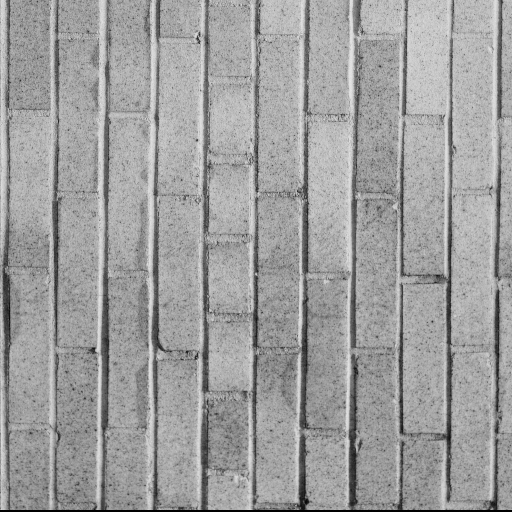
#> input picture Horizontal texture features/textures/1.1.12.tiff, 512 x 512 px, found by its file name
$ python playground_1.py
#> lines starting #> are read from the running program, lines starting #| are printed output that depends on the picture
import cv2
import math
import numpy as np
from scipy import signal
from tqdm import tqdm
import matplotlib.pyplot as plt


def horizontal_textures(file_path, intensity_factor):

#> called with file_path = 'textures\\1.1.12.tiff', intensity_factor = 2
    image = cv2.imread(file_path, cv2.IMREAD_GRAYSCALE)
#> image is the input picture: shape (512, 512); min 0, max 227, mean 158.2

    kernel_horizontal = np.array([[0, 0, 0],
                       [2, -4, 2],
                       [0, 0, 0]]) * intensity_factor

    kernel_vertical = np.array([[0, 2, 0],
                       [0, -4, 0],
                       [0, 2, 0]]) * intensity_factor

    kernel_diagonal = np.array([[1, 0, 1],
                       [0, -4, 0],
                       [1, 0, 1]]) * intensity_factor
    kernel_laplacian = np.array([[1, 1, 1],
                       [1, -8, 1],
                       [1, 1, 1]]) * (intensity_factor / 2)
    kernel_average = np.array([[1, 1, 1],
                               [1, 1, 1],
                               [1, 1, 1]]) / 9
    # kernel_average_2_by_2 = np.array([[1, 1],
    #                                   [1, 1]]) / 4


    output_kernel_horizontal = signal.correlate2d(image, kernel_horizontal) + 100
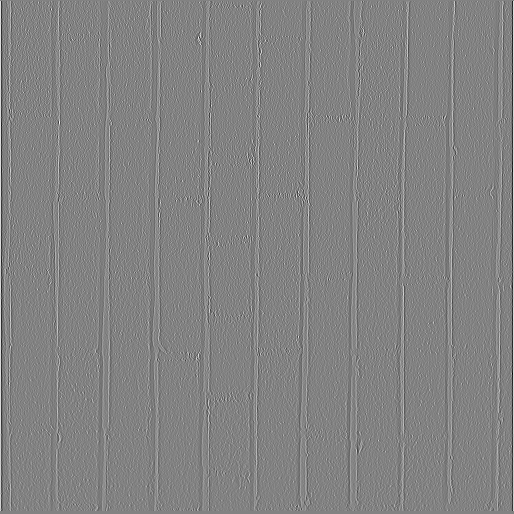
#> output_kernel_horizontal: shape (514, 514) int64; min -940, max 1088, mean 100; drawn with min black and max white
    output_kernel_horizontal_averaged = signal.correlate2d(output_kernel_horizontal, kernel_average)
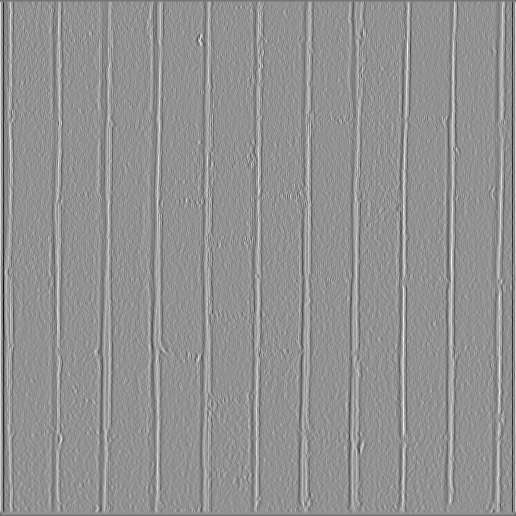
#> output_kernel_horizontal_averaged: shape (516, 516) float64; min -241.8, max 354.7, mean 99.2; drawn with min black and max white
    output_kernel_diagonal = signal.correlate2d(image, kernel_diagonal) + 100
    output_kernel_vertical = signal.correlate2d(image, kernel_vertical) + 100
    output_kernel_laplacian = signal.correlate2d(image, kernel_laplacian) + 100

    difference = output_kernel_laplacian - output_kernel_vertical + 100

    difference_averaged = signal.correlate2d(difference, kernel_average)


    fig1 = plt.figure(figsize=(9, 10))
    fig1.suptitle('Original Image', fontname='Times New Roman', fontweight="bold")

    ax1 = plt.subplot(3, 2, 1)
    plt.imshow(image, cmap='gray', vmax=255, vmin=0)
    plt.title(f'Image', fontname='Times New Roman', fontweight="bold")

    ax2 = plt.subplot(3, 2, 2, sharex=ax1, sharey=ax1)
    plt.imshow(output_kernel_horizontal, cmap='gray', vmax=255, vmin=0)
    plt.title(f'Output of horizontal kernel', fontname='Times New Roman', fontweight="bold")

    ax3 = plt.subplot(3, 2, 3, sharex=ax1, sharey=ax1)
    plt.imshow(output_kernel_vertical, cmap='gray', vmax=255, vmin=0)
    plt.title(f'Output of vertical kernel', fontname='Times New Roman', fontweight="bold")

    ax4 = plt.subplot(3, 2, 4, sharex=ax1, sharey=ax1)
    plt.imshow(output_kernel_laplacian, cmap='gray', vmax=255, vmin=0)
    plt.title(f'Output of Laplacian kernel', fontname='Times New Roman', fontweight="bold")

    ax5 = plt.subplot(3, 2, 5, sharex=ax1, sharey=ax1)
    plt.imshow(difference, cmap='gray', vmax=255, vmin=0)
    plt.title(f'Laplacian minus vertical', fontname='Times New Roman', fontweight="bold")

    ax6 = plt.subplot(3, 2, 6, sharex=ax1, sharey=ax1)
    plt.imshow(output_kernel_horizontal_averaged, cmap='gray', vmax=255, vmin=0)
    plt.title(f'Horizontal - Averaged', fontname='Times New Roman', fontweight="bold")

    plt.tight_layout()


    '''Blur'''

    image = signal.correlate2d(image, kernel_average)
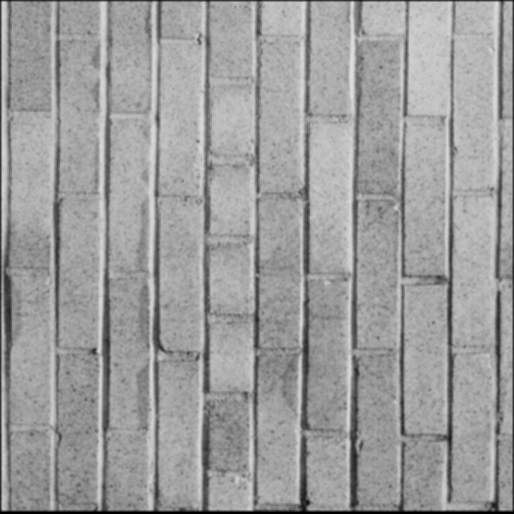
#> image: shape (514, 514) float64; min 0, max 223.8, mean 157


    output_kernel_horizontal = signal.correlate2d(image, kernel_horizontal) + 100
#> output_kernel_horizontal: shape (516, 516) float64
    output_kernel_diagonal = signal.correlate2d(image, kernel_diagonal) + 100
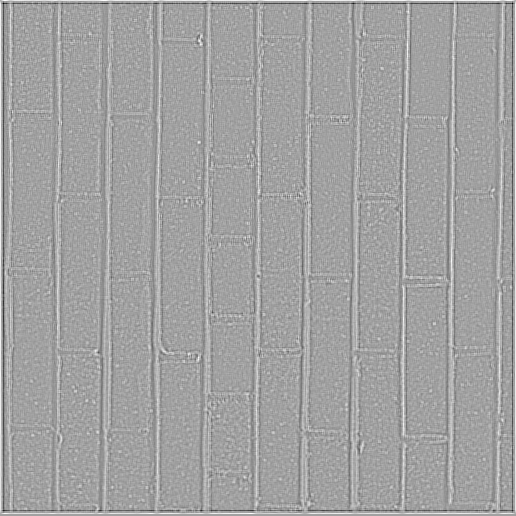
#> output_kernel_diagonal: shape (516, 516) float64; min -384.2, max 379.6, mean 100; drawn with min black and max white
    output_kernel_vertical = signal.correlate2d(image, kernel_vertical) + 100
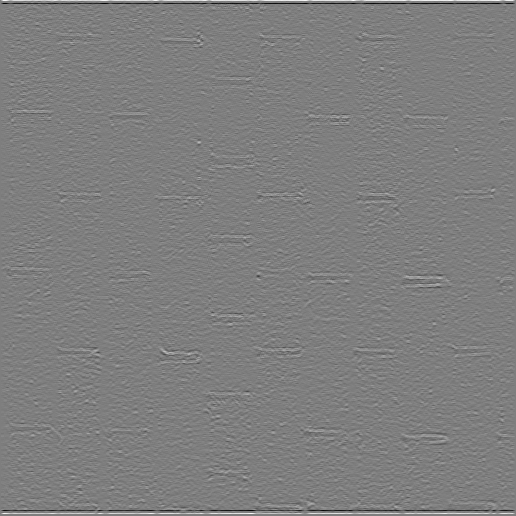
#> output_kernel_vertical: shape (516, 516) float64; min -190.7, max 393.8, mean 100; drawn with min black and max white
    output_kernel_laplacian = signal.correlate2d(image, kernel_laplacian) + 100
#> output_kernel_laplacian: shape (516, 516) float64

    difference = output_kernel_laplacian - output_kernel_vertical + 100
#> difference: shape (516, 516) float64

    difference_averaged = signal.correlate2d(difference, kernel_average)
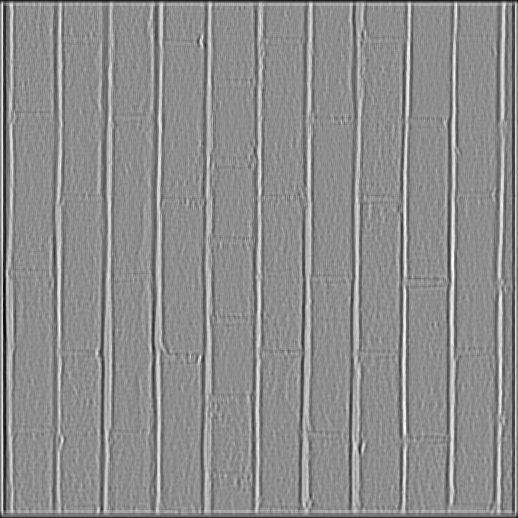
#> difference_averaged: shape (518, 518) float64; min -10.64, max 188.3, mean 99.2; drawn with min black and max white

    fig2 = plt.figure(figsize=(9, 10))
    fig2.suptitle('Blurred Image', fontname='Times New Roman', fontweight="bold")

    ax1 = plt.subplot(3, 2, 1)
    plt.imshow(image, cmap='gray', vmax=255, vmin=0)
    plt.title(f'Blurred Image', fontname='Times New Roman', fontweight="bold")

    ax2 = plt.subplot(3, 2, 2, sharex=ax1, sharey=ax1)
    plt.imshow(output_kernel_horizontal, cmap='gray', vmax=255, vmin=0)
    plt.title(f'Output of horizontal kernel', fontname='Times New Roman', fontweight="bold")

    ax3 = plt.subplot(3, 2, 3, sharex=ax1, sharey=ax1)
    plt.imshow(output_kernel_vertical, cmap='gray', vmax=255, vmin=0)
    plt.title(f'Output of vertical kernel', fontname='Times New Roman', fontweight="bold")

    ax4 = plt.subplot(3, 2, 4, sharex=ax1, sharey=ax1)
    plt.imshow(output_kernel_laplacian, cmap='gray', vmax=255, vmin=0)
    plt.title(f'Output of Laplacian kernel', fontname='Times New Roman', fontweight="bold")

    ax5 = plt.subplot(3, 2, 5, sharex=ax1, sharey=ax1)
    plt.imshow(difference, cmap='gray', vmax=255, vmin=0)
    plt.title(f'Laplacian minus vertical', fontname='Times New Roman', fontweight="bold")


    plt.tight_layout()
    plt.show()


if __name__ == '__main__':
    file_path = r'textures\1.1.12.tiff'
    horizontal_textures(file_path, 2)

$ run again, with Horizontal texture features/textures/1.1.01.tiff copied over Horizontal texture features/textures/1.1.12.tiff
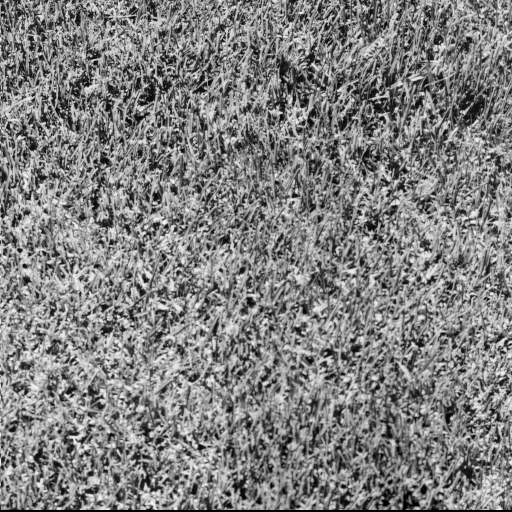
#> input picture Horizontal texture features/textures/1.1.01.tiff, 512 x 512 px, found by its file name
#> in horizontal_textures, image is the input picture: shape (512, 512); min 0, max 247, mean 128.7
#> image: shape (514, 514) float64
#> in horizontal_textures, `output_kernel_vertical = signal.correlate2d(image, kernel_vertical) + ..`:
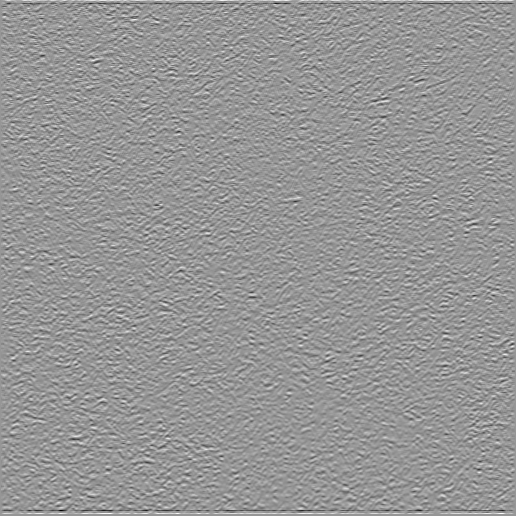
#> output_kernel_vertical: shape (516, 516) float64; min -355.1, max 418.2, mean 100; drawn with min black and max white
#> in horizontal_textures, `difference_averaged = signal.correlate2d(difference, kernel_average)`:
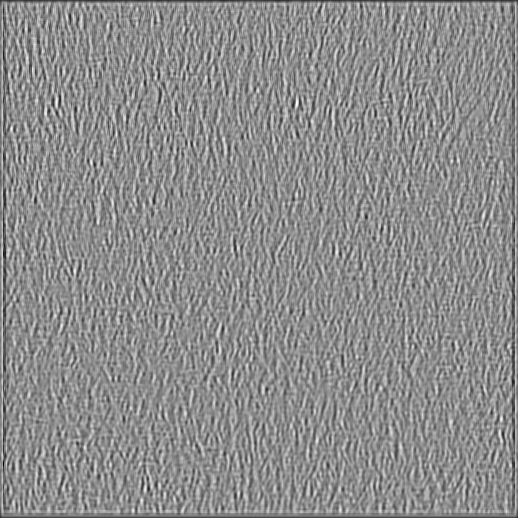
#> difference_averaged: shape (518, 518) float64; min -38.78, max 210.9, mean 99.2; drawn with min black and max white

$ run again, with Horizontal texture features/textures/1.1.02.tiff copied over Horizontal texture features/textures/1.1.12.tiff
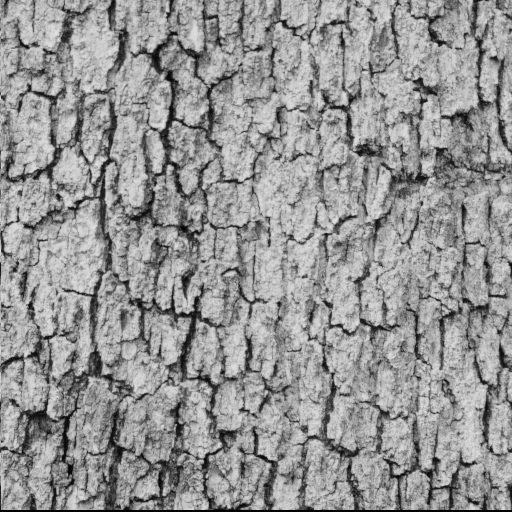
#> input picture Horizontal texture features/textures/1.1.02.tiff, 512 x 512 px, found by its file name
#> in horizontal_textures, image is the input picture: shape (512, 512); min 0, max 226, mean 148.5
#> in horizontal_textures, `output_kernel_horizontal = signal.correlate2d(image, kernel_horizontal..`:
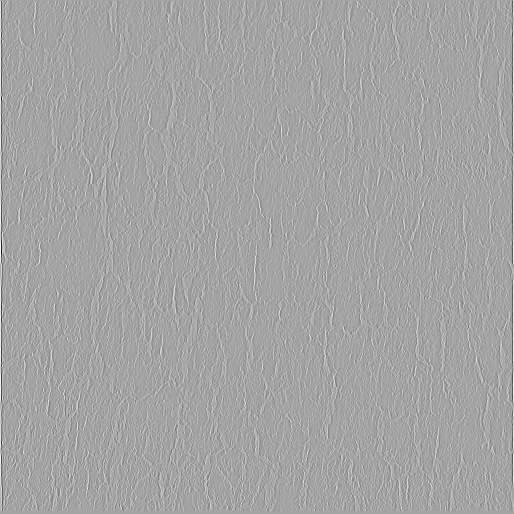
#> output_kernel_horizontal: shape (514, 514) int64; min -1520, max 996, mean 100; drawn with min black and max white
#> image: shape (514, 514) float64
#> in horizontal_textures, `difference_averaged = signal.correlate2d(difference, kernel_average)`:
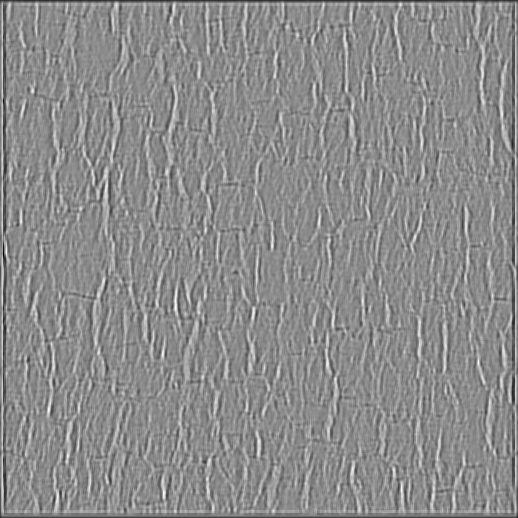
#> difference_averaged: shape (518, 518) float64; min -33.17, max 208.4, mean 99.2; drawn with min black and max white

$ run again, with Horizontal texture features/textures/1.1.03.tiff copied over Horizontal texture features/textures/1.1.12.tiff
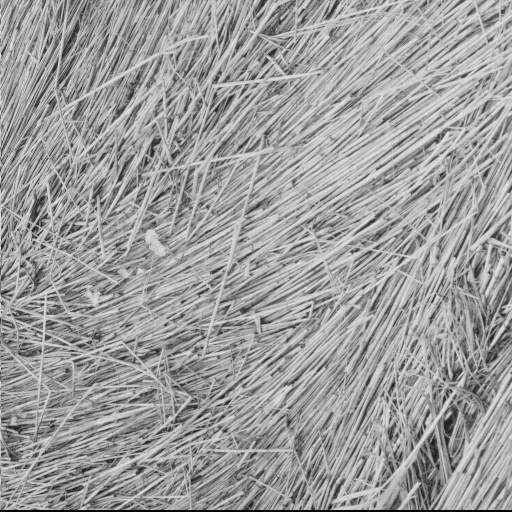
#> input picture Horizontal texture features/textures/1.1.03.tiff, 512 x 512 px, found by its file name
#> in horizontal_textures, image is the input picture: shape (512, 512); min 0, max 227, mean 156.8
#> image: shape (514, 514) float64
#> in horizontal_textures, `output_kernel_vertical = signal.correlate2d(image, kernel_vertical) + ..`:
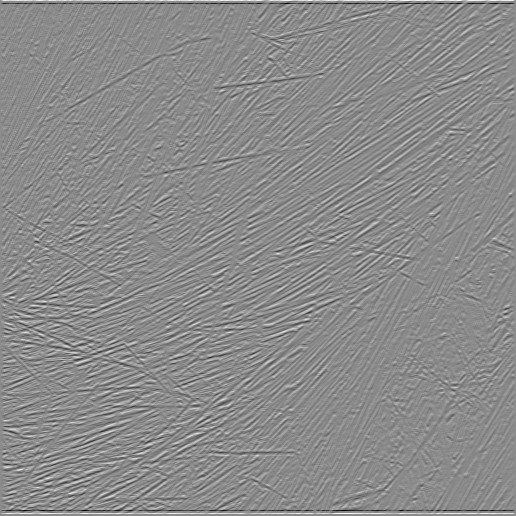
#> output_kernel_vertical: shape (516, 516) float64; min -245.3, max 387.6, mean 100; drawn with min black and max white
#> in horizontal_textures, `difference_averaged = signal.correlate2d(difference, kernel_average)`:
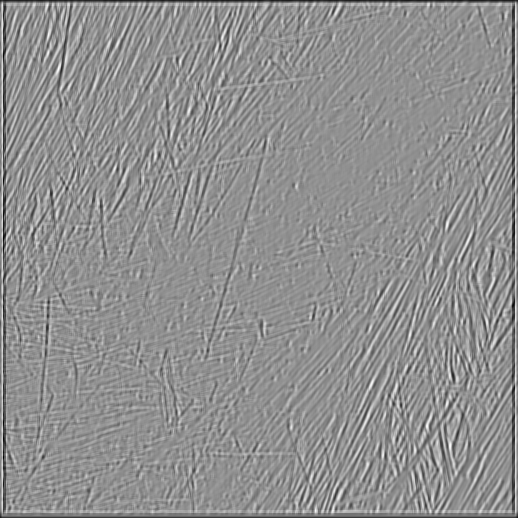
#> difference_averaged: shape (518, 518) float64; min -11.48, max 184.4, mean 99.2; drawn with min black and max white
